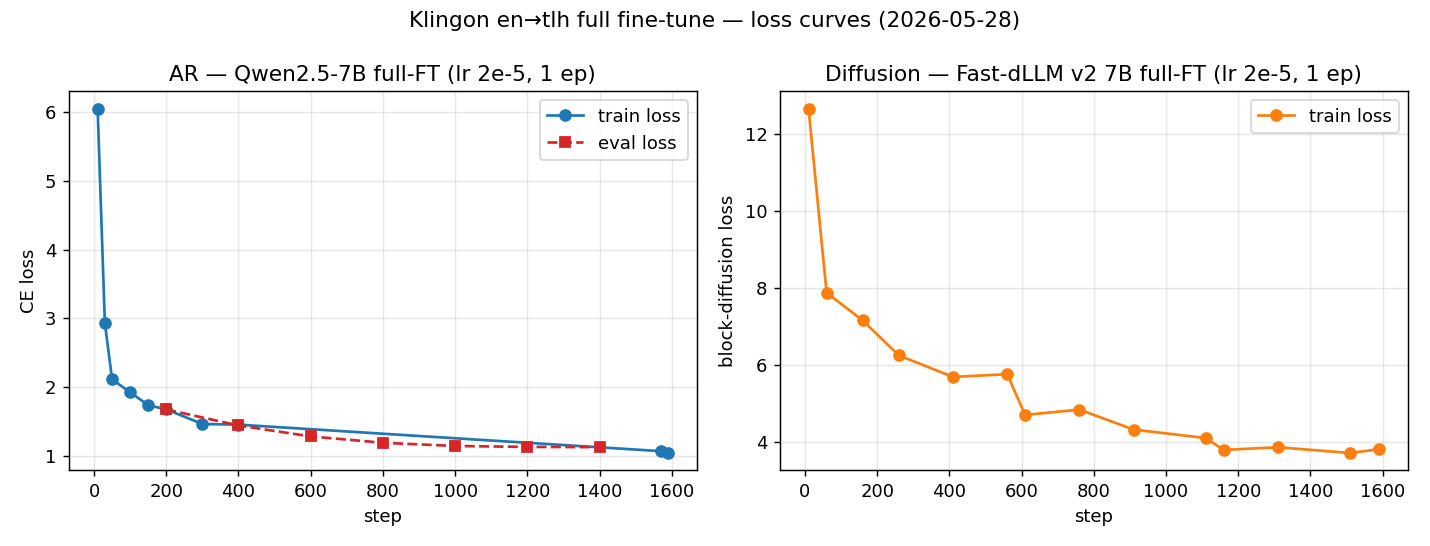

Recreate this plot in Python.
"""Loss curves for the Klingon AR-vs-Diffusion full-FT runs (2026-05-28).
Points captured from training logs during the run (per-step trainer_state.json was
pruned by save_total_limit=1 + disk cleanup). AR=Qwen2.5-7B, DIFF=Fast-dLLM v2 7B.
Output: reports/figures/2026-05-28-klingon-loss.png
"""
import matplotlib
matplotlib.use("Agg")
import matplotlib.pyplot as plt

# Qwen (AR) — cross-entropy loss
ar_tr = [(10,6.047),(30,2.938),(50,2.114),(100,1.927),(150,1.739),(200,1.678),
         (300,1.466),(400,1.456),(1570,1.071),(1590,1.044)]
ar_ev = [(200,1.677),(400,1.444),(600,1.285),(800,1.193),(1000,1.146),(1200,1.133),(1400,1.129)]
# Fast-dLLM (Diffusion) — block-diffusion loss (different scale)
df_tr = [(10,12.67),(60,7.88),(160,7.16),(260,6.25),(410,5.69),(560,5.76),(610,4.7),
         (760,4.84),(910,4.32),(1110,4.1),(1160,3.79),(1310,3.86),(1510,3.71),(1590,3.81)]

fig, (a1, a2) = plt.subplots(1, 2, figsize=(11, 4.2))
a1.plot(*zip(*ar_tr), "o-", label="train loss", color="C0")
a1.plot(*zip(*ar_ev), "s--", label="eval loss", color="C3")
a1.set_title("AR — Qwen2.5-7B full-FT (lr 2e-5, 1 ep)")
a1.set_xlabel("step"); a1.set_ylabel("CE loss"); a1.legend(); a1.grid(alpha=.3)

a2.plot(*zip(*df_tr), "o-", label="train loss", color="C1")
a2.set_title("Diffusion — Fast-dLLM v2 7B full-FT (lr 2e-5, 1 ep)")
a2.set_xlabel("step"); a2.set_ylabel("block-diffusion loss"); a2.legend(); a2.grid(alpha=.3)

fig.suptitle("Klingon en→tlh full fine-tune — loss curves (2026-05-28)")
fig.tight_layout()
fig.savefig("reports/figures/2026-05-28-klingon-loss.png", dpi=130)
print("saved reports/figures/2026-05-28-klingon-loss.png")
